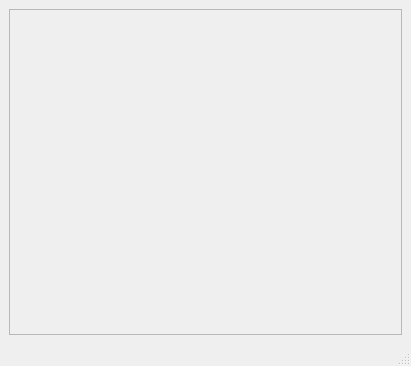
<?xml version="1.0" encoding="UTF-8"?>
<ui version="4.0">
 <class>MainWindow</class>
 <widget class="QMainWindow" name="MainWindow">
  <property name="geometry">
   <rect>
    <x>0</x>
    <y>0</y>
    <width>411</width>
    <height>366</height>
   </rect>
  </property>
  <property name="windowTitle">
   <string>MainWindow</string>
  </property>
  <widget class="QWidget" name="centralwidget">
   <layout class="QGridLayout" name="gridLayout">
    <item row="0" column="0">
     <widget class="QFrame" name="frame">
      <property name="sizePolicy">
       <sizepolicy hsizetype="Preferred" vsizetype="Preferred">
        <horstretch>0</horstretch>
        <verstretch>0</verstretch>
       </sizepolicy>
      </property>
      <property name="frameShape">
       <enum>QFrame::StyledPanel</enum>
      </property>
      <property name="frameShadow">
       <enum>QFrame::Raised</enum>
      </property>
     </widget>
    </item>
   </layout>
  </widget>
  <widget class="QMenuBar" name="menubar">
   <property name="geometry">
    <rect>
     <x>0</x>
     <y>0</y>
     <width>411</width>
     <height>21</height>
    </rect>
   </property>
  </widget>
  <widget class="QStatusBar" name="statusbar"/>
 </widget>
 <resources/>
 <connections/>
</ui>
